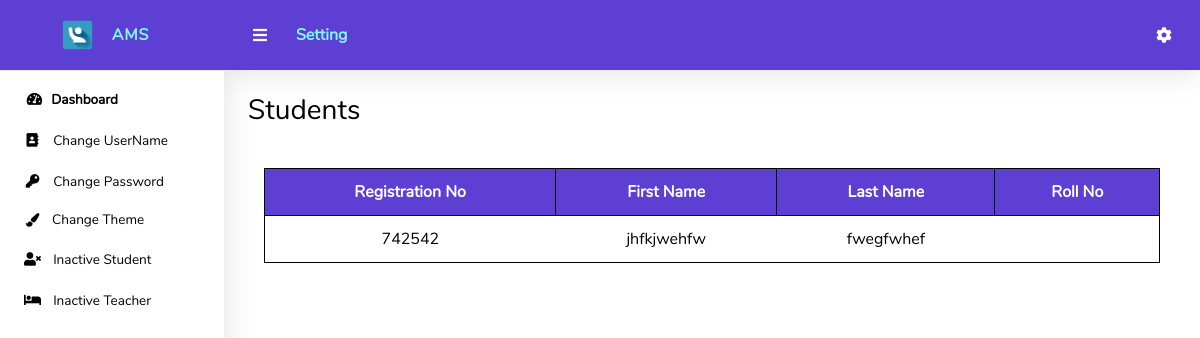
Page /admin/inactiveStudent.php on the committed database.
### tables this page shows
CREATE TABLE `student` (
  `registration` varchar(25) NOT NULL,
  `fname` varchar(25) DEFAULT NULL,
  `lname` varchar(25) DEFAULT NULL,
  `roll_no` int(11) DEFAULT NULL,
  `semester` int(3) DEFAULT NULL,
  `section` varchar(10) DEFAULT NULL,
  `attendancePercentage` float DEFAULT 0,
  `active` char(1) DEFAULT '1'
);

### admin/inactiveStudent.php (the view, shortened to what this page needs)
<?php
include_once("../dbconnect.php");
function tableData($num,$result){
if($num > 0)
 {
      while($rows = mysqli_fetch_assoc($result))
        {
          echo"
            <tr>
            <td>".$rows['registration']."</td>
              <td>".$rows['fname']."</td>
              <td>".$rows['lname']."</td>
            </tr>";
        }
    }
}
?>
<!DOCTYPE html>
<html lang="en">
<head>
  <link href="../vendor/fontawesome-free/css/all.min.css" rel="stylesheet" type="text/css">
  <link href="../vendor/bootstrap/css/bootstrap.css" rel="stylesheet" type="text/css">
  <link href="css/ruang-admin.css" rel="stylesheet">
  <link rel="stylesheet" href="../css/theme.css">
  <link rel="stylesheet" href="../css/loginStyle.css">
</head>
<body id="page-top">
  <div id="wrapper">
      <?php include "Includes/settingSidebar.php";?>
    <div id="content-wrapper" class="d-flex flex-column">
      <div id="content">
       <?php include "Includes/settingTopbar.php";?>
        <div class="container-fluid" id="container-wrapper">
          <div class="d-sm-flex align-items-center justify-content-between mb-4">
            <h1 class="h3 mb-0" style="color: var(--textColor);">Students</h1>
          </div>
                <div class="table-responsive p-3">
                  <table class="table align-items-center table-flush table-hover" id="myTable">
                    <thead class="thead-light">
                      <tr>
                      <th>Registration No</th>
                        <th>First Name</th>
                        <th>Last Name</th>
                        <th>Roll No</th>
                      </tr>
                    </thead>
                    <tbody>
                  <?php
                      $query="SELECT * FROM student where active=0";
                      $result=mysqli_query($conn,$query);
                      $num=mysqli_num_rows($result);
                     tableData($num,$result);
                      ?>
                    </tbody>
                  </table>
                </div>
              </div>
            </div>
          </div>
        </div>
</body>
</html>

### admin/css/ruang-admin.css (style rules this page uses)
html { position: relative; min-height: 100%; font-family: 'Nunito'; }
body { height: 100%; }
#wrapper { display: -webkit-box; display: -ms-flexbox; display: flex; }
#wrapper #content-wrapper { background-color: var(--contentColor); width: 100%; overflow-x: hidden; }
#wrapper #content-wrapper #content { -webkit-box-flex: 1; -ms-flex: 1 0 auto; flex: 1 0 auto; }
.container, .container-fluid, .container-login { padding-left: 1.5rem; padding-right: 1.5rem; }
.table-flush td, .table-flush th { border-right: 0; border-left: 0; }
.table-flush tbody tr:first-child td, .table-flush tbody tr:first-child th { border-top: 0; }
.table-flush tbody tr:last-child td, .table-flush tbody tr:last-child th { border-bottom: 0; }

### css/theme.css (style rules this page uses)
body { animation: light-theme 0.8s ease backwards; }
:root { --homePageBG: linear-gradient(180deg, rgba(125,0,255,1) 0%, rgba(0,2,73,1) 100%); --primaryColor: rgb(93, 63, 211); --secondaryColor: rgb(125, 249, 255); --textColor: black; --iconColor: rgb(93, 63, 211); --sidebarColor: white; --cardColor: white; --hoverColor: white; --dropDownColor: white; --contentColor: white; --tableHeaderColor: rgb(93, 63, 211); --btnColor: rgb(93, 63, 211); --mobLogInNavBarColor: rgb(131, 100, 255); --mobLogInFormBG: rgb(61, 33, 174); --yesBGColor: rgb(93, 63, 211); --noBGColor: red; --borderColor: none; }

### css/loginStyle.css (style rules this page uses)
* { margin: 0; padding: 0; box-sizing: border-box; }
html { scroll-behavior: smooth; }
body { background: var(--homePageBG); color: var(--textColor); }

### rows in the picture
student: registration "742542", fname "jhfkjwehfw", lname "fwegfwhef"
